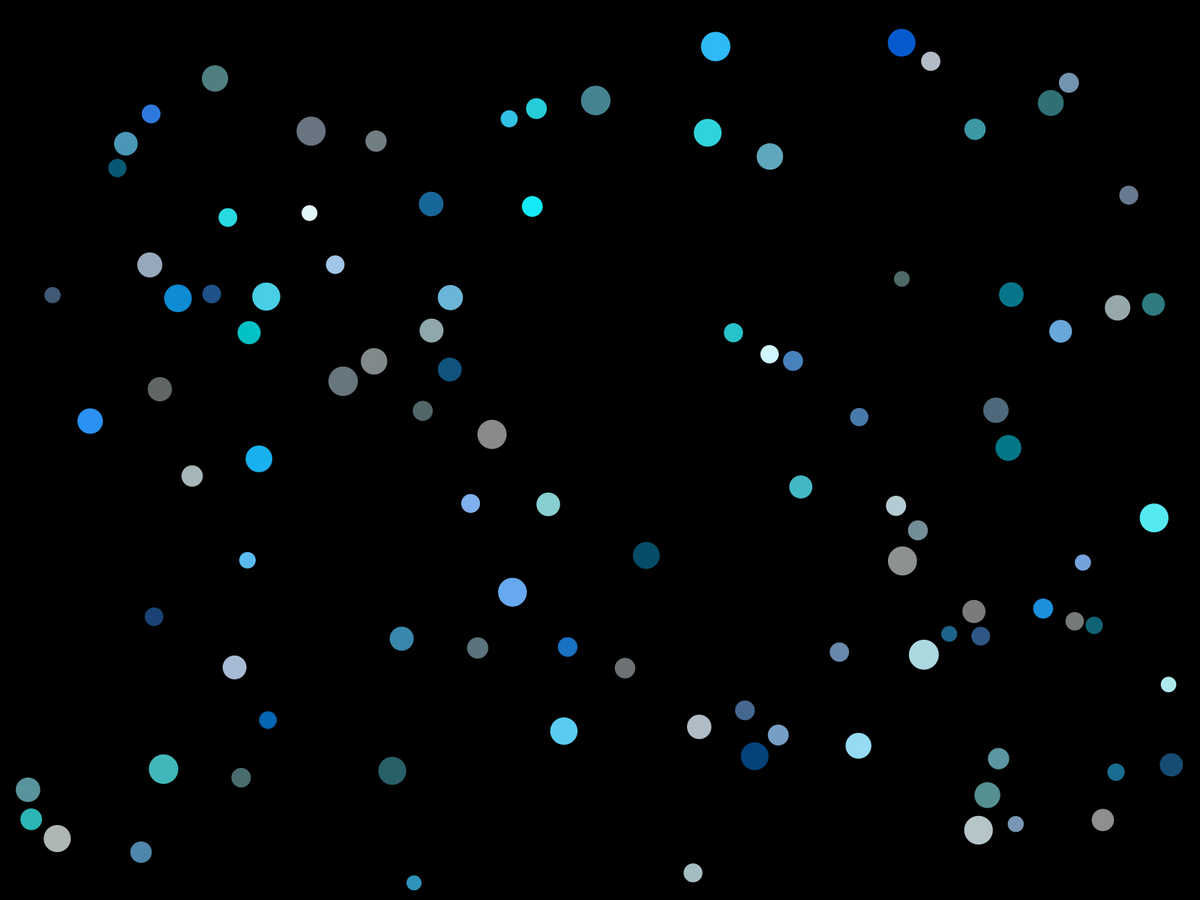
Frame 1 (no input)
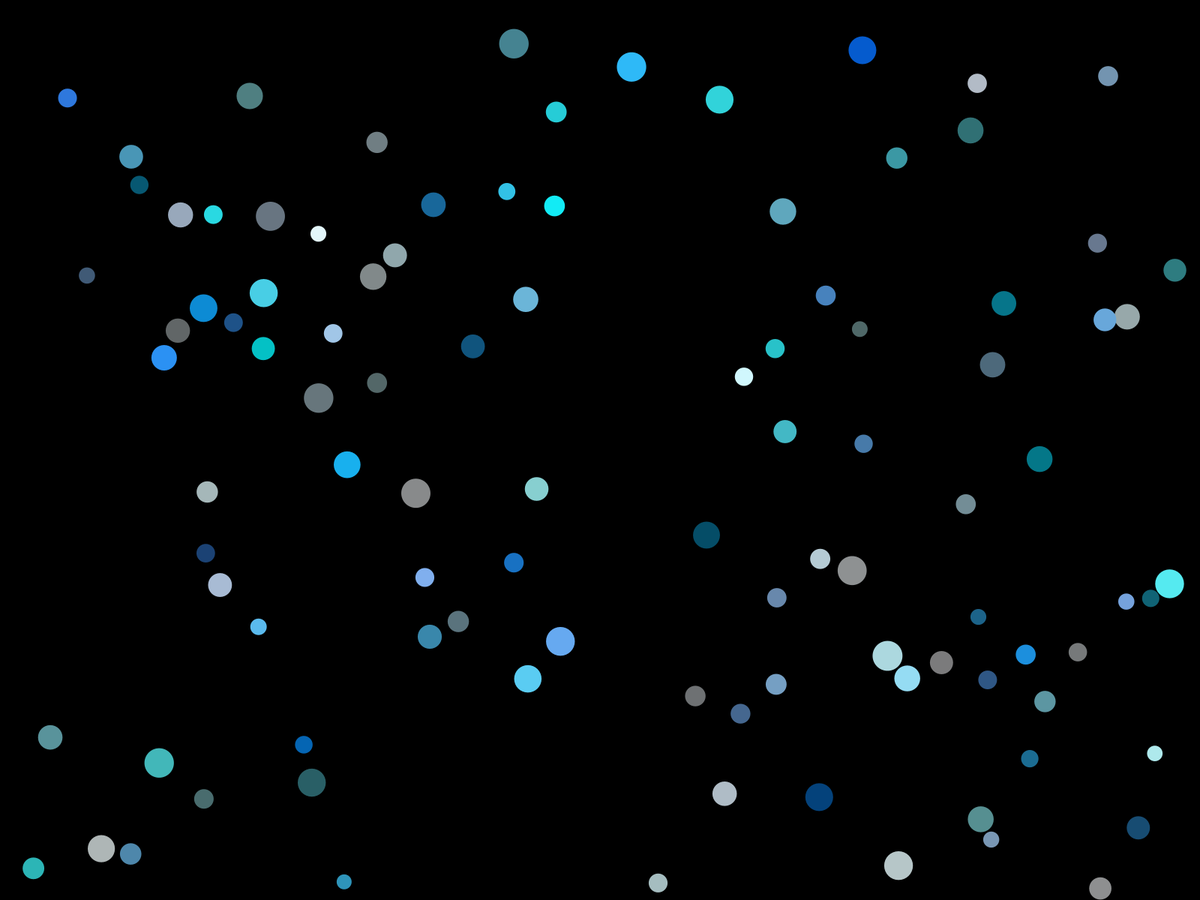
Frame 60 (the mouse pressed at the canvas centre just before this capture)
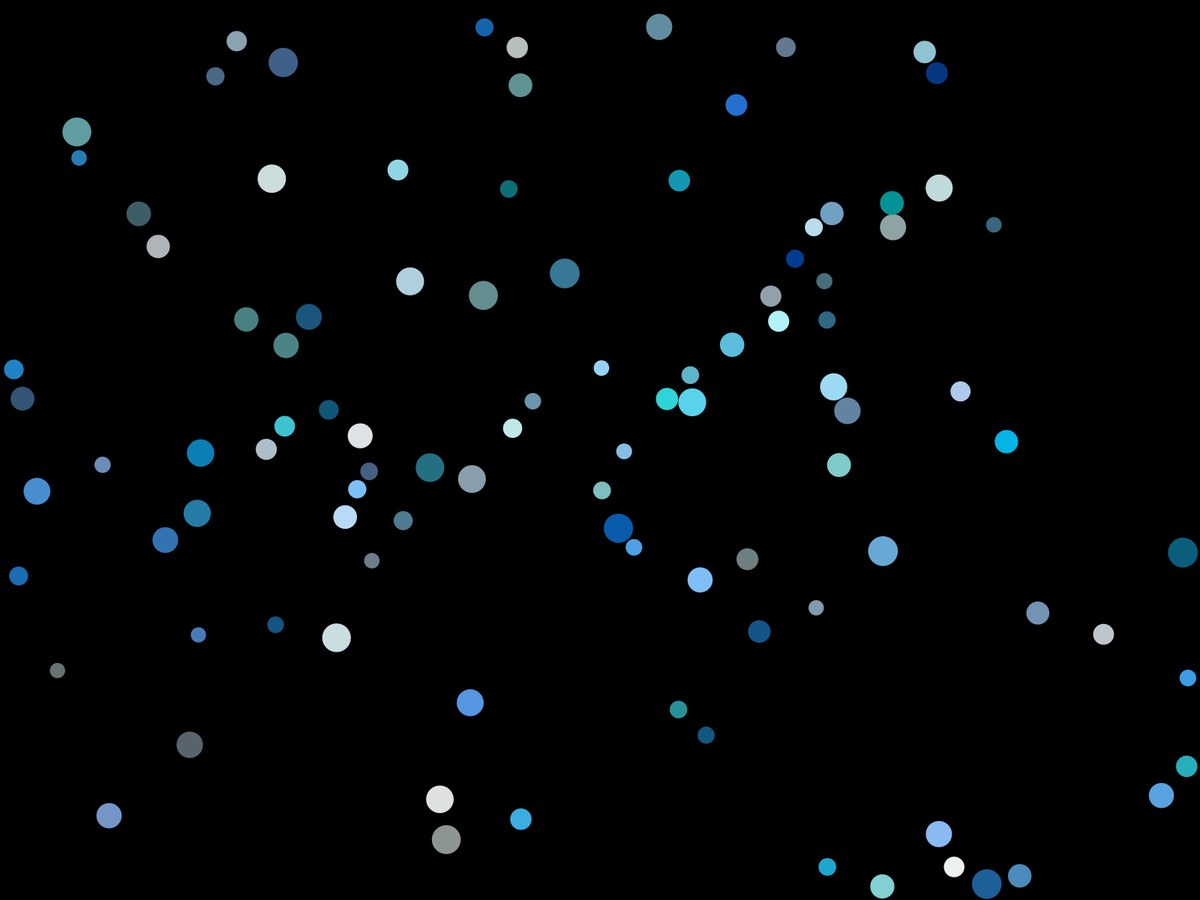
Frame 120 (the mouse held since frame 60 and released just before this capture)

The Processing sketch that drew these frames (run headless with seeded random() and noise(); from frame 60 on, the mouse is pressed at the canvas centre):

// Processing sketch: P09_atomPhysicsEnhanced
// ── P09_atomPhysicsEnhanced.pde
//  Introduction to Processing by Robin Parmar. MIT License.

/*  P09_atomPhysicsEnhanced

    This code set will demonstrate a flexible method for creating a 
    particle system. The goal is to maintain a very simple top-level 
    sketch, with all the details clearly organised in other tabs.

    The following versions are part of this set:    
        1. static atoms
        2. static atoms with object factory
        3. Brownian motion
        4. Perlin noise motion
        5. physics-based motion
        6. physics with bounds
        7. physics with bounce
        8. physics with collisions
        9. enhanced physics

    IN THIS VERSION
        Various enhancements have been made to avoid "degenerate" situations.
        
    	When atoms bounce, their position is offset slightly: 
            Universe.collisions()
    
        Atoms do not overlap on creation:
        	Universe.initialise()
            Universe.makeAtom()
            
        Add radius to bounds checking:
            Atom.checkBounds()
    
        Don't create atoms near borders:
    	    Atom.initialise()

	MORE IDEAS
    	Improve the physics by giving each atom a mass, proportional to the diameter cubed.
    	Collisions should respect the momentum of a particle (mass * velocity).
    	Simulate a 3D distance by colliding atoms only if their luminosity is similar.   

*/

Universe us;

int BLACK = 0;

void setup() {
    fullScreen();
    colorMode(HSB, 1.);
    noStroke();

    us = new Universe(100);
}

void draw() {
    background(BLACK);
    us.display();
}

void mousePressed() {
    us.initialise();
}

// ── Atom.pde
/*
    Each atom will be rendered as an achromatic circle.
    Position, size, and colour are initially randomised.
*/

class Atom { 
    PVector loc, vel;
    float d;
    color c;
	
    Atom() {
        initialise();
    }

    void initialise() {
        d = random(20, 40);
        c = color(random(.5, .6), random(0, 1.), random(.4, 1.));

        // create randomised vectors

		// *NEW*
		// don't create near borders
        loc = new PVector(random(d, width-d), random(d, height-d));
        vel = new PVector(random(-2, 2), random(-2, 2));    
    }

    // changing position is simply adding velocity to current location
    void update() {
        loc.add(vel);
        checkBounds();
    }
  
    // if we hit the screen border, bounce
    void checkBounds() {
        // *NEW*
        // add in radius to bounds checking
        
        // if we reach x extent, reverse x part of vector
        if ((loc.x+d/2>width) || (loc.x<d/2)) {
            vel.x = -vel.x;     
        }

        // similar for y
        if ((loc.y+d/2>height) || (loc.y<d/2)) {
            vel.y = -vel.y;     
        }

    }

    void display() {
        fill(c);
        circle(loc.x, loc.y, d);
    }
}

// ── Universe.pde
/*
    The Universe holds an array of Atoms. This is an object factory, 
    creating and managing the individual particles.
*/

class Universe {
    // safety factor to use in colission detection
    int SAFETY = 1;

    int size;
	Atom[] cluster;

    Universe(int size_) {
    	size = size_;
		cluster = new Atom[size];
        initialise(); 
    }

    // display each atom in the universe
    void display() {
    	for (Atom a : cluster) {
            a.update();
            collisions(a);
            a.display();
    	}  
    }

    // check every other atom position against specified atom
    void collisions(Atom a_) {
        float d;

        // *NEW*
		float factor = 1.2;
        
        for (Atom b : cluster) {
            // don't check atom with itself!
            if (a_ != b) {
                // distance between atoms
                d = a_.loc.dist(b.loc);
                
                // compare to sum of radii
                if (d < a_.d/2 + b.d/2 + SAFETY) {
                    // *NEW* 
		            a_.vel.rotate(radians(90));
                    
                    // *NEW* 
                    // random position increment
                    a_.loc.x += factor * random(1.);
                    a_.loc.y += factor * random(1.);
                }
            }
        }  
    }

    void initialise() {
        for (int i=0; i<size; i++) {
            // *NEW*
            makeAtom(i);
        }
    }
    
    // *NEW*
    // create a new atom in an unoccupied position
    void makeAtom(int i_) {
        Atom a = null;

        boolean valid = false;
        while (!valid) {
            a = new Atom();
            valid = true;
            
            // check each other atom in the universe
            for (Atom b : cluster) {
                if ((b != null) && (b != a)) {
                    // distance between atoms
                    float d = a.loc.dist(b.loc);
                        
                    // distance should be greater than the sum of radii
                    if (d < (a.d/2 + b.d/2 + SAFETY)) {
                        // new atom is inside another
                        valid = false;
                        break;
                    }
                }
            }
        }  
        cluster[i_] = a;       // assign to the universe instance
    }

}
